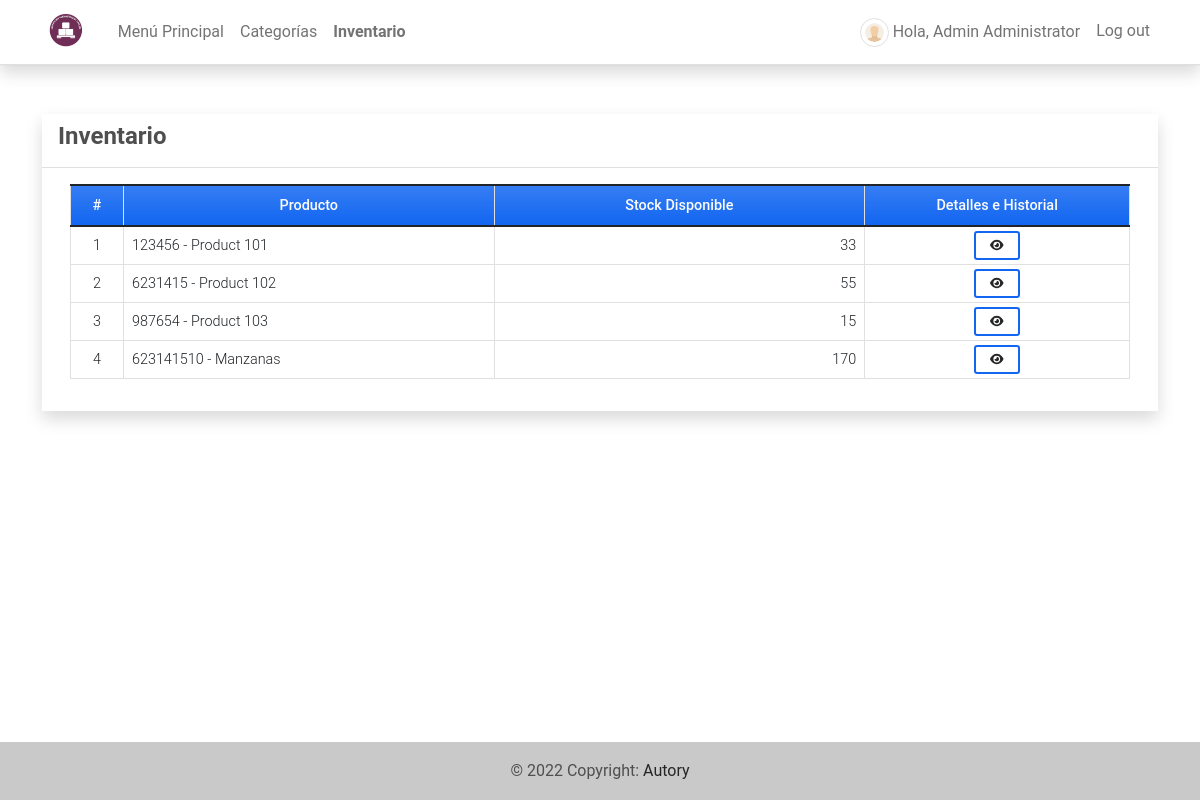
Before: /inventory (signed in) with the older database file.
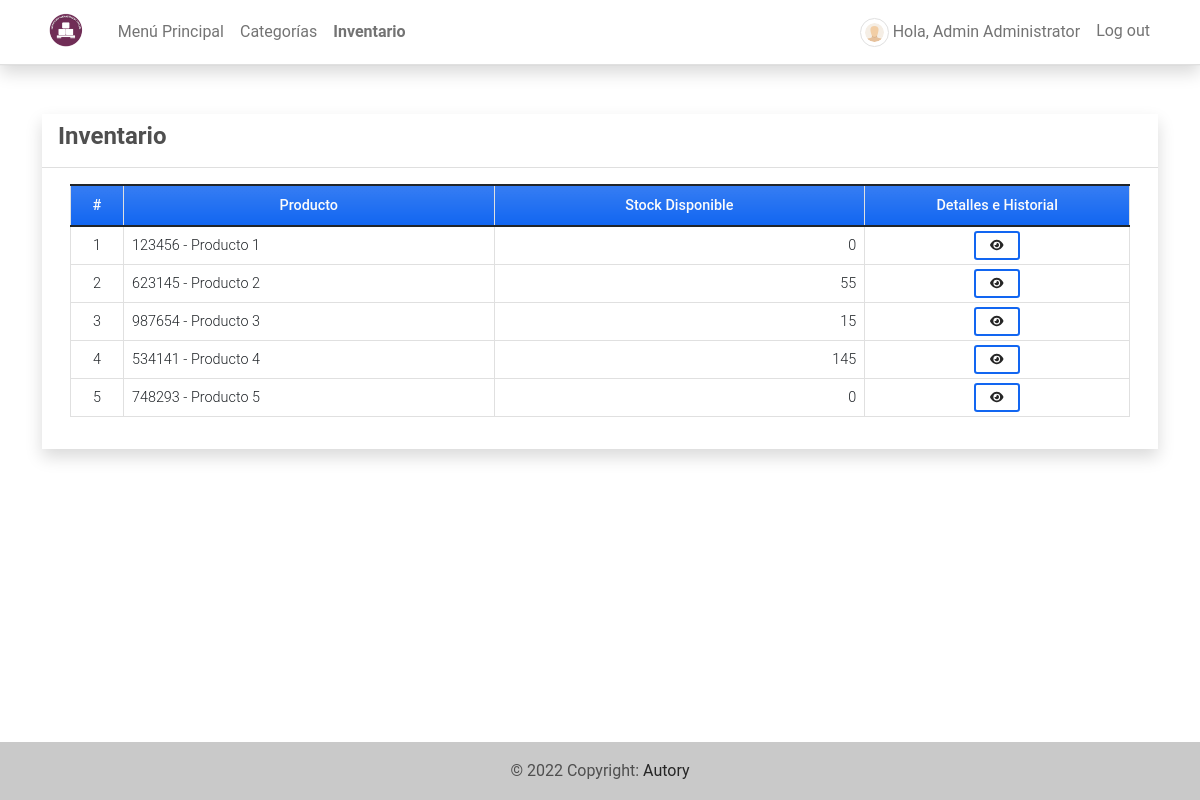
After: the same page with the newer database file.
### imsApp/models.py (models this page shows, shortened)
class Product(models.Model):
    code=models.CharField(max_length=100,blank=True, null=True)
    name=models.CharField(max_length=250,blank=True, null=True)
    description = models.TextField()
    price = models.FloatField(default=0)
    status = models.CharField(max_length=2, choices=(('1','Adentro'),('2','Afuera')), default=1)
    date_created = models.DateTimeField(default=timezone.now)
    date_updated = models.DateTimeField(auto_now=True)
    def __str__(self):
        return self.code + ' - ' + self.name
    def count_inventory(self):
        stocks = Stock.objects.filter(product = self)
        stockIn = 0
        stockOut = 0
        for stock in stocks:
            if stock.type == '1':
                stockIn = int(stockIn) + int(stock.quantity)
            else:
                stockOut = int(stockOut) + int(stock.quantity)
        available  = stockIn - stockOut
        return available

class Stock(models.Model):
    product = models.ForeignKey(Product, on_delete=models.CASCADE)
    quantity = models.FloatField(default=0)
    type = models.CharField(max_length=2,choices=(('1','Stock-in'),('2','Stock-Out')), default = 1)
    date_created = models.DateTimeField(default=timezone.now)
    date_updated = models.DateTimeField(auto_now=True)

### imsApp/views.py (the view)
# urls.py: path('inventory',views.inventory,name='inventory-page'),
def inventory(request):
    context['page_title'] = 'Inventory'
    products = Product.objects.all()
    context['products'] = products
    return render(request, 'inventory.html', context)

### imsApp/templates/inventory.html (shortened to what this page needs)
{% extends 'base.html' %} {% load humanize %} {% block pageContent %}
<div class="col-lg-12 col-md-12 col-sm-12 col-xs-12">
    <div class="card card-default rounded-0 shadow ">
        <div class="card-header">
            <div class="d-flex w-100 align-items-center justify-content-between">
                <h4 class="card-title fw-bold">Inventario</h4>
            </div>
        </div>
        <div class="card-body">
            <div class="container-fluid">
                <table class="table table-bordered" id="product-list">
                    <colgroup>
                        <col width="5%">
                        <col width="35%">
                        <col width="35%">
                        <col width="25%">
                    </colgroup>
                    <thead>
                        <tr class="bg-gradient bg-primary bg-opacity-50 text-light">
                            <th class="px-2 py-2 text-center">#</th>
                            <th class="px-2 py-2 text-center">Producto</th>
                            <th class="px-2 py-2 text-center">Stock Disponible</th>
                            <th class="px-2 py-2 text-center">Detalles e Historial</th>
                        </tr>
                    </thead>
                    <tbody>
                        {% for product in products %}
                        <tr>
                            <td class="px-2 py-1 align-middle text-center">{{ forloop.counter }}</td>
                            <td class="px-2 py-1 align-middle">{{ product }}</td>
                            <td class="px-2 py-1 align-middle text-end">{{ product.count_inventory }}</td>
                            <td class="px-2 py-1 align-middle text-center">
                                <a class="btn btn-outline-primary btn-sm" href="{% url 'inventory-history-page' product.pk %}" data-id="{{ product.pk }}" title="View History">
                                    <i class="fa fa-eye text-dark"></i>
                                </a>
                            </td>
                        </tr>
                        {% endfor %}
                    </tbody>
                </table>
            </div>
        </div>
    </div>
</div>
{% endblock pageContent %}

Changed rows visible on the page:
changed Product: code+name "123456 - Product 101" → "123456 - Producto 1"; count_inventory "33" → "0"
changed Product: code+name "6231415 - Product 102" → "623145 - Producto 2"
changed Product: code+name "987654 - Product 103" → "987654 - Producto 3"
changed Product: code+name "623141510 - Manzanas" → "534141 - Producto 4"; count_inventory "170" → "145"
added Product: code+name "748293 - Producto 5", count_inventory "0"
